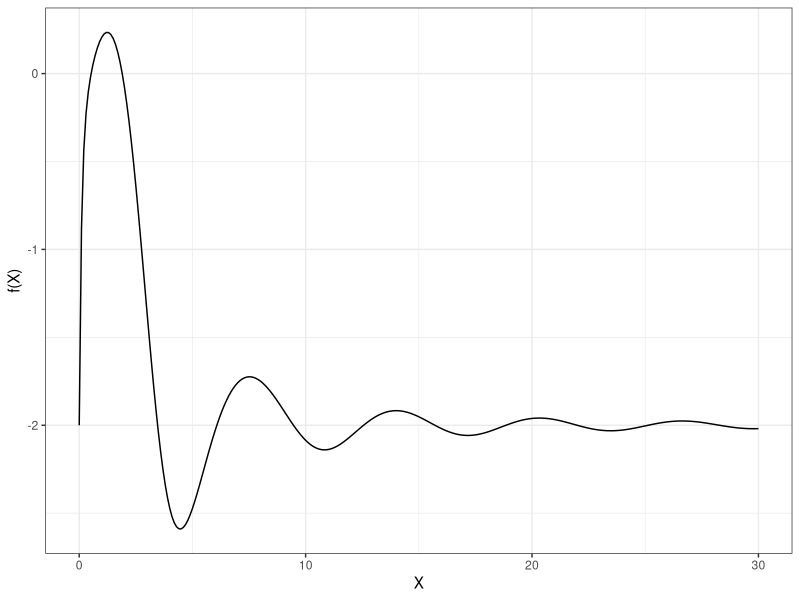
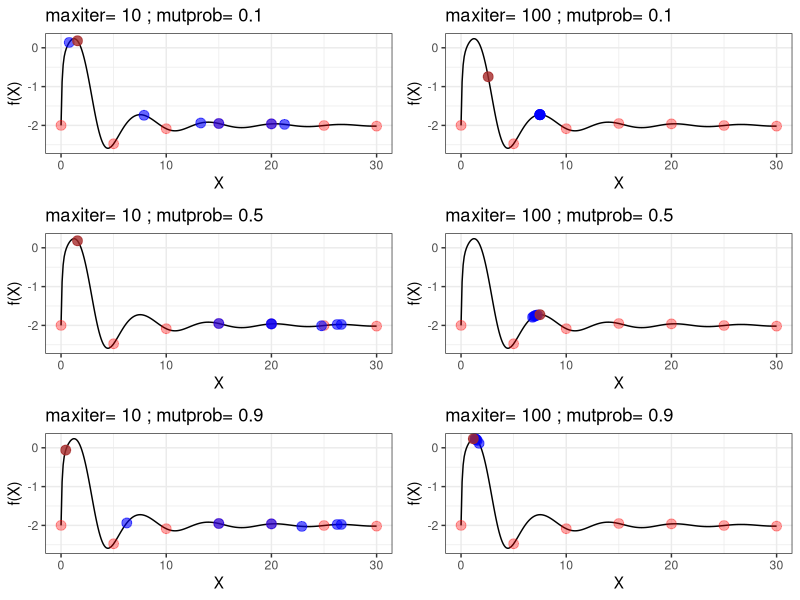
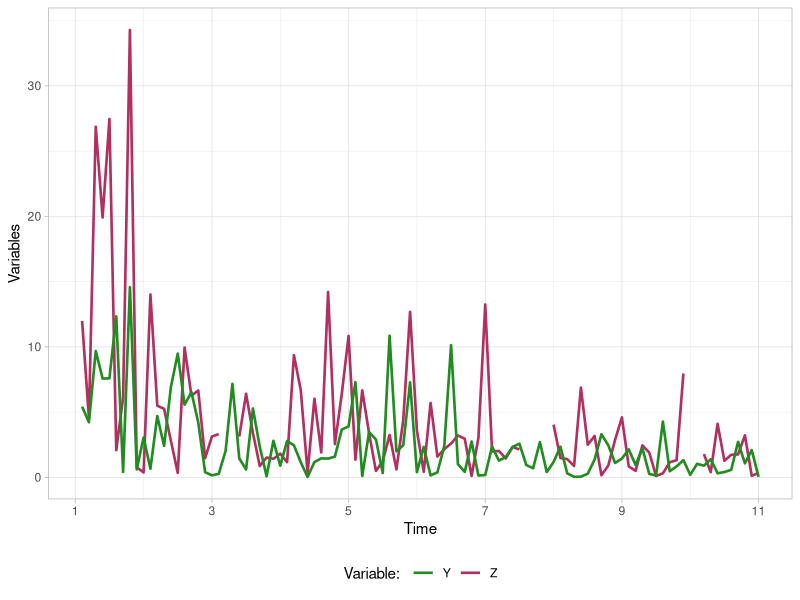
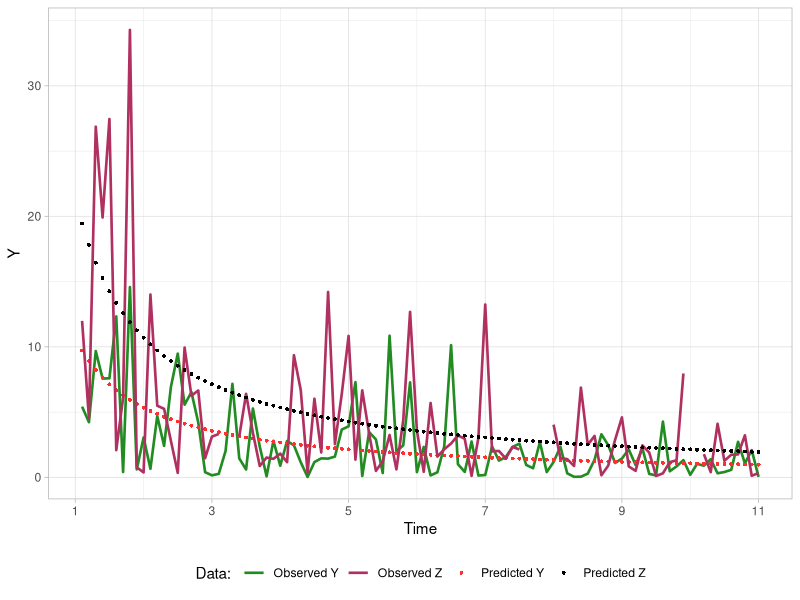

Generate these figures, in order, with R:
## ---- chunk 1

knitr::opts_chunk$set(echo = F, message = F, error = F, warning = F,
                      fig.align='center', out.width="70%")

## ---- chunk 2

f_func = function(x){
  a = (x^2)/(exp(1)^x)
  b = 2*exp((-9*sin(x)) / (x^2 + x + 1))
  return (a-b)
}

## ---- chunk 3

crossover = function(x, y){
  return((x+y)/2)
}

## ---- chunk 4

mutate = function(x){
  return(x^2 %% 30)
}

## ---- chunk 5

library(ggplot2)
library(gridExtra)

data_f = data.frame(x = 0:300/10)
data_f$y = sapply(data_f$x, f_func)
ggplot() +
    geom_line(aes(x=data_f$x, y=data_f$y)) +
    labs(x = "X", y="f(X)") +
    theme_bw()

## ---- chunk 6

maximize_genetic = function(maxiter, mutprob){
  # create a data frame between 0-30 and the values that are ans of f function
  data_f = data.frame(x = 0:300/10)
  data_f$y = sapply(data_f$x, f_func)
  
  # define the initial population as data.frame
  population0 = data.frame(x = 0:6*5)
  population0$y = sapply(population0$x, f_func)
  pop_size = dim(population0)[1]
  population = population0
  
  # initial plot
  initial_plot = ggplot() +
    geom_line(aes(x=data_f$x, y=data_f$y)) +
    geom_point(aes(x=population0$x, y=population0$y),
               color = "red", alpha = 0.35, size=3) +
    labs(title = paste("maxiter=",maxiter,"; mutprob=",mutprob),
         x = "X", y = "f(X)") 

  for(i in 1:maxiter){
    # order the current population
    population = population[order(population$y, decreasing = T), ]
    # select parents || we select the parents without 1st element. 
    # Because we want to save the largest element and we already ordered the pop
    index_parents = sample(1:pop_size, 2)
    parents = population[index_parents,]
    # select victim index which is the last index an ordered population
    index_victim = pop_size
    
    # create the kid with crossover 
    kid_x = crossover(parents$x[1], parents$x[2])
    # check mutation prob
    if(runif(1) <= mutprob){
      kid_x = mutate(kid_x)
      # print(paste("mutated_x:",kid_x,"; i:", i))
    }
    # replace kid with victim
    population$x[index_victim] = kid_x
    population$y[index_victim] = f_func(kid_x)
  }
  
  # order the current population
  population = population[order(population$y, decreasing = T), ]
  # add the final population to the initial plot
  initial_plot = initial_plot +
    geom_point(aes(x = population$x[2:pop_size], y = population$y[2:pop_size]), 
               color="blue", alpha=0.6, size=3) +    
    geom_point(aes(x = population$x[1], y = population$y[1]), 
               color="brown", alpha=0.8, size=3) +
    theme_bw()
  return(b=initial_plot)
}

## ---- chunk 7

result_plots = list()
maxiter = c(10, 100)
mutprob = c(0.1, 0.5, 0.9)
set.seed(12345)
for(prob in mutprob){
  for(iter in maxiter){
    result_plots[[paste("pl", iter, prob, sep = "_")]] = 
      maximize_genetic(iter, prob)
  }
}
grid.arrange(grobs = result_plots, ncol=2)

## ---- chunk 8

# ------------------------------------------------------------------------------
# A2
# ------------------------------------------------------------------------------

## ---- chunk 9

# Read the data
data <- read.csv("../datasets/physical1.csv")
# Split in process and time
process <- data[,2:3]
time <- data[,1]

## ---- chunk 10

library(ggplot2)

ggplot(data, aes(x = X)) +
  geom_line(aes(y = Z, col = "Z"), size = .9) +
  geom_line(aes(y = Y, col = "Y"), size = .9) +
  scale_color_manual(values = c("forestgreen", "maroon"), name = "Variable: ") +
  labs(y = "Variables", x = "Time") +
  theme_light() +
  scale_x_continuous(breaks = seq(1, 11, 2)) +
  theme(legend.position = "bottom")

## ---- chunk 11

# Expected log-likelihood function
twoexp_Ellik <- function(process, time, lambda, lambda_previous) {
  
  # Split the data into the individual processes
  x <- time
  y <- process[,1]
  z <- process[,2]
  # Check what are the observed Z
  index_obs <- !is.na(z)
  z_obs <- z[index_obs]
  x_obs <- x[index_obs]
  z_unobs <- z[!index_obs]
  x_unobs <- x[!index_obs]
  # Store the length of the vectors
  n <- length(time)   # Total number of observations
  r <- length(z_obs)  # Total number of complete cases
  
  # Likelihood contributions of each process
  loglik_Y <- -n*log(lambda) + sum(log(x)) - sum(x*y/lambda)
  loglik_Zobs <- -r*log(2*lambda) + sum(log(x_obs)) - sum(x_obs*z_obs/(2*lambda))
  loglik_Zunobs <- -(n-r)*log(2*lambda) + sum(log(x_unobs)) - (n-r)*lambda_previous/lambda
  
  return( loglik_Y + loglik_Zobs + loglik_Zunobs )
  
}





EM_twoexp <- function(process, time, epsilon, max_iter, lambda_start){
  
  # Split the data into the individual processes
  x <- time
  y <- process[,1]
  z <- process[,2]
  # Variable of the observed Z (and their associated X values)
  index_obs <- !is.na(z)
  z_obs <- z[index_obs]
  x_obs <- x[index_obs]
  # Store the length of the vectors
  n <- length(time)   # Total number of observations
  r <- length(z_obs)  # Total number of complete cases

  # Initialize iterations count and lambda
  iter <- 1
  lambda_prev <- lambda_start-1-epsilon*100
  lambda_curr <- lambda_start
  # Initialize the log-likelihood
  loglik_curr <- twoexp_Ellik(process, time, lambda_curr, lambda_prev)
  
  # Variable to later check if covergence was reached
  converged <- F
  
  while ( (abs(lambda_prev-lambda_curr)>epsilon) && (iter<(max_iter+1)) ) {
  	
  	if(iter%%2==0)
  	  message(paste("Itaration n.o ", iter, "; Lambda = ", lambda_curr,
                    ", Likelihood = ", loglik_curr, sep = ""))
    
    lambda_prev <- lambda_curr
  	
    # E-step and M-step together: the actual E-step was solved analytically
  	lambda_curr <- (sum(x*y) + sum(x_obs*z_obs/2) + (n-r)*lambda_curr)/(2*n)
  	  
  	# Re-compute the log-likelihood
  	loglik_curr <- twoexp_Ellik(process, time, lambda_curr, lambda_prev)
  	iter <- iter+1
  	
  }
  
  # Check if convergence was reached
  if(iter<(max_iter+1))
    converged <- T
  
  return(list(estimate = lambda_curr, loglik = loglik_curr, 
              convergence = converged, iterations = iter))
  
}


# Complete the task
epsilon <- 0.001
maximum_iterations <- 1e+04
lambda_start <- 100
EM_estimate <- EM_twoexp(process, time, epsilon, maximum_iterations, lambda_start)

## ---- chunk 12

# Let's try again with higher accuracy
epsilon <- 0.00001
# Pick a starting lambda far away from the optimum
lambda_start <- 1e+05
EM_estimate2 <- EM_twoexp(process, time, epsilon, maximum_iterations, lambda_start)

# Predictions
Y_hat <- EM_estimate$estimate/data$X
Z_hat <- 2*EM_estimate$estimate/data$X

data_hat <- data.frame(X = data$X, Y = data$Y, Y_hat = Y_hat, 
                       Z = data$Z, Z_hat = Z_hat)

## ---- chunk 13

p1 <- ggplot(data_hat, aes(x = X)) +
  geom_line(aes(y = Y, col = "Real value"), size = .9) +
  geom_point(aes(y = Y_hat, col = "Prediction"), size = 1, shape = 16) +
  scale_color_manual(values = c("firebrick1", "forestgreen"), name = "Data: ") +
  labs(y = "Y", x = "Time") +
  theme_light() +
  scale_x_continuous(breaks = seq(1, 11, 2)) +
  theme(legend.position = "bottom")

p2 <- ggplot(data_hat, aes(x = X)) +
  geom_line(aes(y = Z, col = "Real value"), size = .9) +
  geom_point(aes(y = Z_hat, col = "Prediction"), size = .9, shape = 16) +
  scale_color_manual(values = c("firebrick1", "maroon"), name = "Data: ") +
  labs(y = "Z", x = "Time") +
  theme_light() +
  scale_x_continuous(breaks = seq(1, 11, 2)) +
  theme(legend.position = "bottom")

ggplot(data_hat, aes(x = X)) +
  geom_line(aes(y = Y, col = "Observed Y"), size = .9) +
  geom_point(aes(y = Y_hat, col = "Predicted Y"), size = 1, shape = 16) +
  geom_line(aes(y = Z, col = "Observed Z"), size = .9) +
  geom_point(aes(y = Z_hat, col = "Predicted Z"), size = 1, shape = 16) +
  scale_color_manual(values = c("forestgreen", "maroon", "firebrick1", "black"), 
                     name = "Data: ") +
  labs(y = "Y", x = "Time") +
  theme_light() +
  scale_x_continuous(breaks = seq(1, 11, 2)) +
  theme(legend.position = "bottom")

